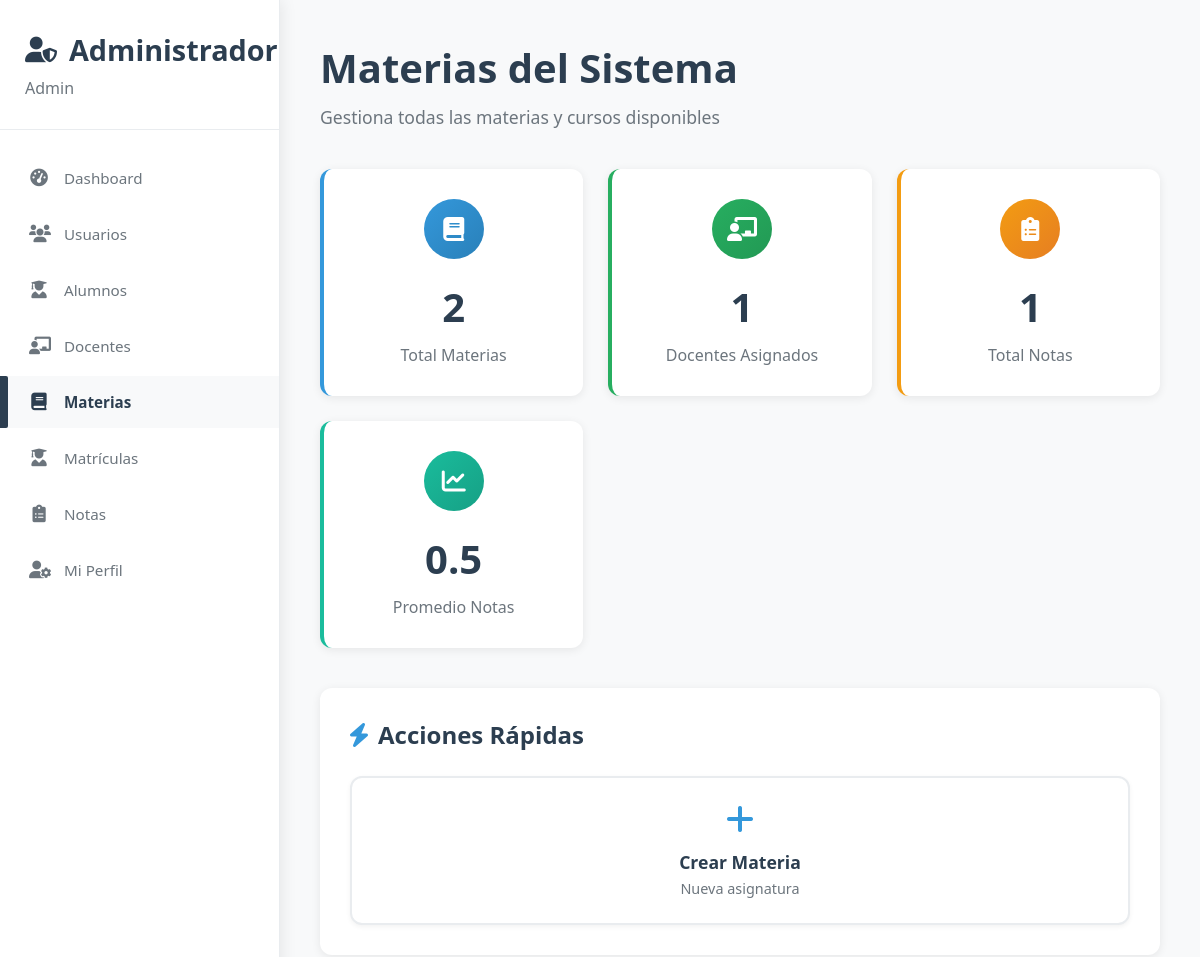
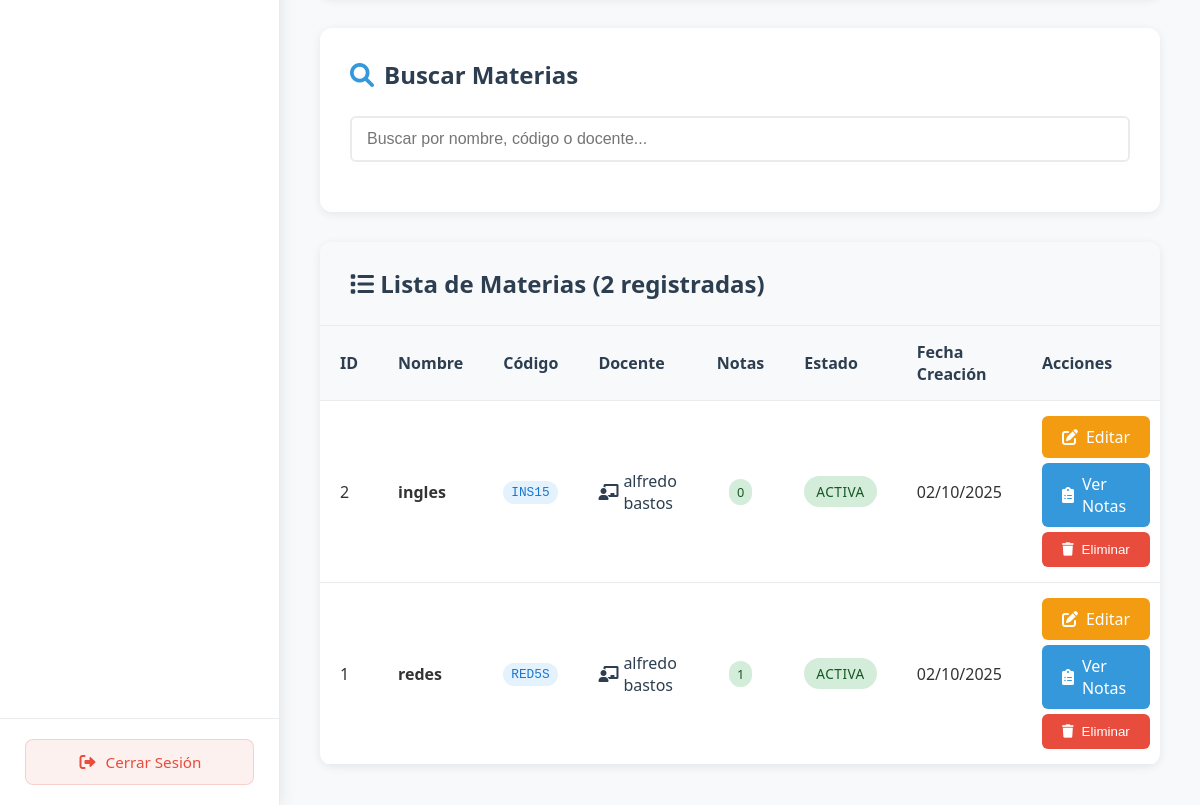
The app's page /admin/ver_materias (signed in), older data (2 pictures, top to bottom).
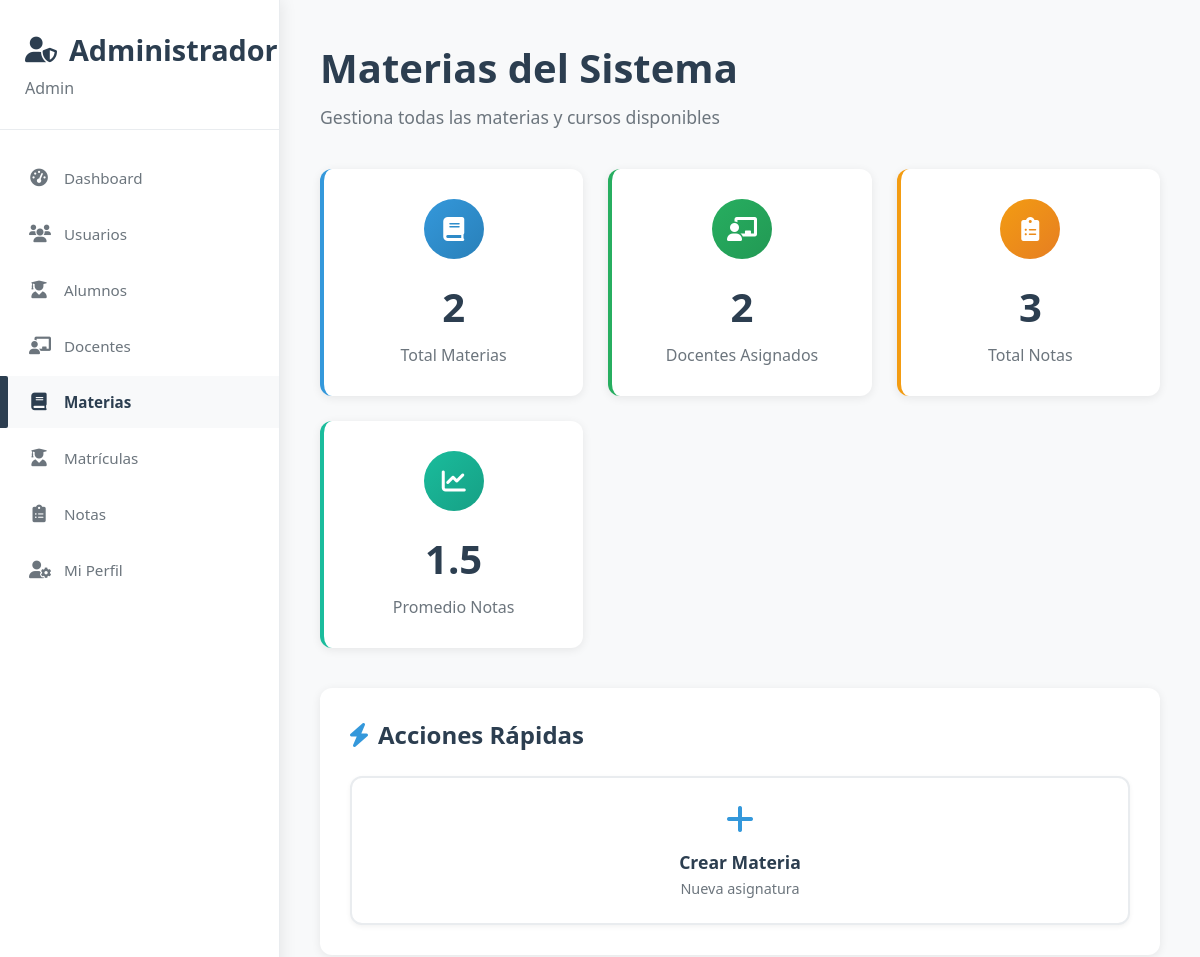
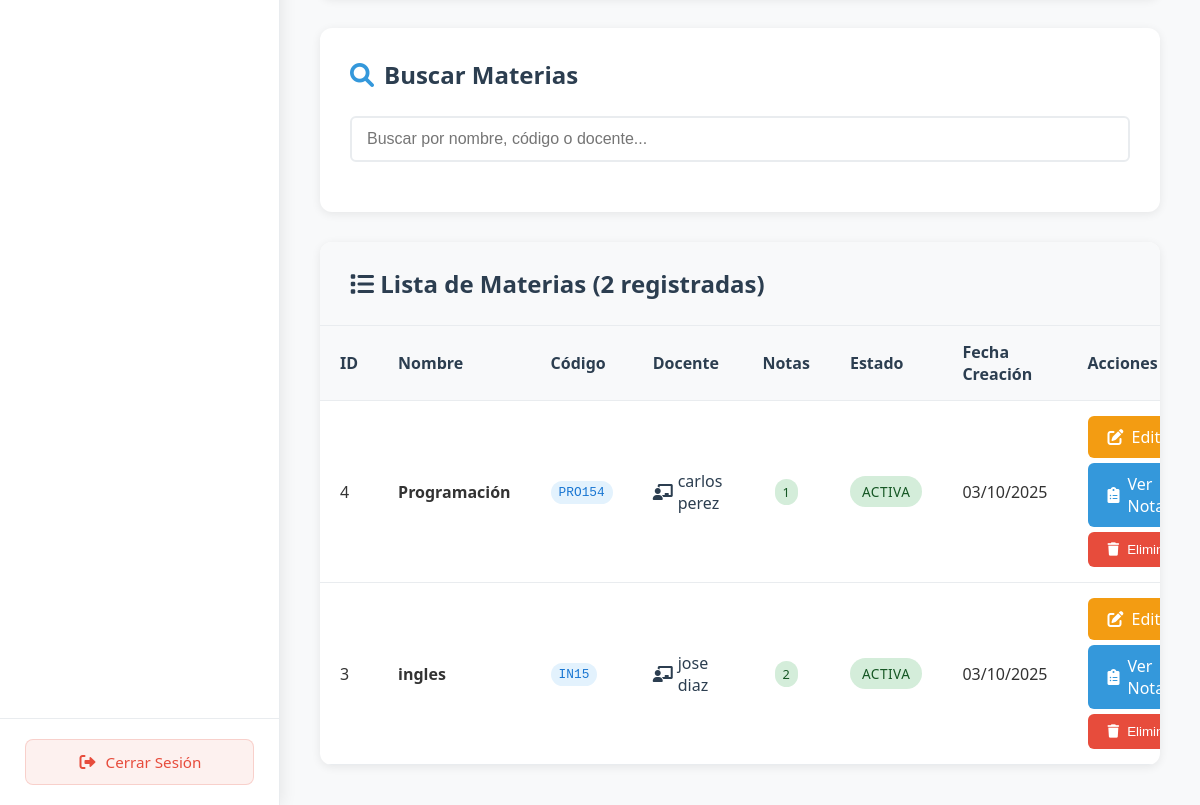
The same page, newer data (2 pictures, top to bottom).
### app.py (models this page shows)
class Materia(db.Model):
    id = db.Column(db.Integer, primary_key=True)
    nombre = db.Column(db.String(100), nullable=False)
    codigo = db.Column(db.String(20), unique=True, nullable=False)
    docente_id = db.Column(db.Integer, db.ForeignKey('docente.id'), nullable=False)
    docente = db.relationship('Docente', backref=db.backref('materias', lazy=True))
    fecha_creacion = db.Column(db.DateTime, default=datetime.utcnow)

class Docente(db.Model):
    id = db.Column(db.Integer, primary_key=True)
    dni = db.Column(db.String(20), unique=True, nullable=False)
    nombre = db.Column(db.String(100), nullable=False)
    apellido = db.Column(db.String(100), nullable=False)
    email = db.Column(db.String(120))
    telefono = db.Column(db.String(20))
    direccion = db.Column(db.String(200))
    fecha_nacimiento = db.Column(db.Date)
    especialidad = db.Column(db.String(100))
    fecha_registro = db.Column(db.DateTime, default=datetime.utcnow)
    usuario_id = db.Column(db.Integer, db.ForeignKey('usuario.id'), nullable=True)  # Relación con Usuario
    usuario = db.relationship('Usuario', backref=db.backref('docente', uselist=False))
    estado = db.Column(db.String(20), default='activo')  # 'activo', 'inactivo', 'suspendido'
    fecha_ultima_actividad = db.Column(db.DateTime, default=datetime.utcnow)
    motivo_inactividad = db.Column(db.String(200))  # Razón de inactividad
    fecha_cambio_estado = db.Column(db.DateTime, default=datetime.utcnow)

### app.py (the view)
@app.route('/admin/ver_materias')
def admin_ver_materias():
    if not session.get('user_id') or session.get('tipo') != 'admin':
        return redirect(url_for('login'))
    try:
        materias_query = db.session.query(Materia, Docente).outerjoin(Docente, Materia.docente_id == Docente.id).order_by(Materia.id.desc()).all()
        materias = []
        total_notas = 0
        docentes_unicos = set()
        for materia, docente in materias_query:
            notas_count = Nota.query.filter_by(materia_id=materia.id).count()
            if materia.fecha_creacion:
                materia.fecha_creacion_formatted = materia.fecha_creacion.strftime('%d/%m/%Y')
            else:
                materia.fecha_creacion_formatted = 'N/A'
            materias.append((materia, docente, notas_count))
            total_notas += notas_count
            if docente:
                docentes_unicos.add(docente.id)
        total_materias = len(materias)
        docentes_asignados = len(docentes_unicos)
        promedio_notas = round(total_notas / total_materias, 1) if total_materias > 0 else 0
        return render_template('admin/ver_materias_moderno.html',
                             materias=materias,
                             total_materias=total_materias,
                             total_notas=total_notas,
                             docentes_asignados=docentes_asignados,
                             promedio_notas=promedio_notas)
    except Exception as e:
        print(f"Error en admin_ver_materias: {e}")
        return render_template('admin/ver_materias_moderno.html',
                             materias=[],
                             total_materias=0,
                             total_notas=0,
                             docentes_asignados=0,
                             promedio_notas=0)

### app.py (called while the page is built)
@app.context_processor
def inject_flash_cleanup():
    return {
        'clear_flash_messages': clear_flash_messages,
        'convertir_ciclo_a_texto': convertir_ciclo_a_texto
    }

### templates/admin/ver_materias_moderno.html (shortened to what the changed rows need)
{% extends "admin/base_admin.html" %}
{% block content %}
<div class="page-header">
    <h1>Materias del Sistema</h1>
</div>
<div class="stats-grid">
    <div class="stat-card students">
        <div class="stat-icon students">
            <i class="fas fa-chalkboard-teacher"></i>
        </div>
        <div class="stat-number">{{ docentes_asignados }}</div>
        <div class="stat-label">Docentes Asignados</div>
    </div>
    <div class="stat-card subjects">
        <div class="stat-icon subjects">
            <i class="fas fa-clipboard-list"></i>
        </div>
        <div class="stat-number">{{ total_notas }}</div>
        <div class="stat-label">Total Notas</div>
    </div>
    <div class="stat-card grades">
        <div class="stat-icon grades">
            <i class="fas fa-chart-line"></i>
        </div>
        <div class="stat-number">{{ promedio_notas }}</div>
        <div class="stat-label">Promedio Notas</div>
    </div>
</div>
<div class="content-container">
    <h2 class="section-title">
        <i class="fas fa-bolt"></i>
        Acciones Rápidas
    </h2>
</div>
<div class="content-container">
    <h2 class="section-title">
        <i class="fas fa-search"></i>
        Buscar Materias
    </h2>
</div>
<div class="table-container">
    <div class="table-header">
        <h2><i class="fas fa-list"></i> Lista de Materias ({{ materias|length }} registradas)</h2>
    </div>
    <div class="table-responsive">
        <table>
            <thead>
                <tr>
                    <th>ID</th>
                    <th>Nombre</th>
                    <th>Código</th>
                    <th>Docente</th>
                    <th>Notas</th>
                    <th>Estado</th>
                    <th>Fecha Creación</th>
                    <th>Acciones</th>
                </tr>
            </thead>
            <tbody>
                {% for materia, docente, notas_count in materias %}
                <tr data-nombre="{{ materia.nombre|lower }}" data-codigo="{{ materia.codigo|lower }}" data-docente="{{ (docente.nombre + ' ' + docente.apellido)|lower if docente else '' }}">
                    <td>{{ materia.id }}</td>
                    <td>
                        <strong>{{ materia.nombre }}</strong>
                    </td>
                    <td>
                        <span class="codigo-badge">{{ materia.codigo }}</span>
                    </td>
                    <td>
                        {% if docente %}
                            <span class="docente-info">
                                <i class="fas fa-chalkboard-teacher"></i> {{ docente.nombre }} {{ docente.apellido }}
                            </span>
                        {% else %}
                            <span class="text-muted">
                                <i class="fas fa-user-times"></i> Sin asignar
                            </span>
                        {% endif %}
                    </td>
                    <td class="text-center">
                        <span class="notas-badge">{{ notas_count }}</span>
                    </td>
                    <td>
                        <span class="status-badge status-active">Activa</span>
                    </td>
                    <td>{{ materia.fecha_creacion_formatted }}</td>
                    <td>
                        <div class="btn-group">
                            <a href="{{ url_for('admin_editar_materia', materia_id=materia.id) }}" class="btn btn-warning btn-sm">
                                <i class="fas fa-edit"></i> Editar
                            </a>
                            <a href="{{ url_for('admin_ver_notas') }}" class="btn btn-primary btn-sm">
                                <i class="fas fa-clipboard-list"></i> Ver Notas
                            </a>
                            <button type="button" class="btn btn-danger btn-sm" onclick="eliminarMateria({{ materia.id }}, '{{ materia.nombre }}')">
                                <i class="fas fa-trash"></i> Eliminar
                            </button>
                        </div>
                    </td>
                </tr>
                {% else %}
                <tr>
                    <td colspan="8" class="text-center text-muted">
                        <i class="fas fa-info-circle"></i> No hay materias registradas
                    </td>
                </tr>
                {% endfor %}
            </tbody>
        </table>
    </div>
</div>
{% endblock %}

Row changes from the older to the newer data that the page shows:
removed Materia: id "2", nombre "ingles", codigo "INS15", nombre "alfredo", apellido "bastos", notas_count "0", fecha_creacion_formatted "02/10/2025"
removed Materia: id "1", nombre "redes", codigo "RED5S", nombre "alfredo", apellido "bastos", notas_count "1", fecha_creacion_formatted "02/10/2025"
added Materia: id "4", nombre "Programación", codigo "PRO154", nombre "carlos", apellido "perez", notas_count "1", fecha_creacion_formatted "03/10/2025"
added Materia: id "3", nombre "ingles", codigo "IN15", nombre "jose", apellido "diaz", docente "2", fecha_creacion_formatted "03/10/2025"
Text that changed along with them:
{{ docentes_asignados }}: "1" → "2"
{{ total_notas }}: "1" → "3"
{{ promedio_notas }}: "0.5" → "1.5"
